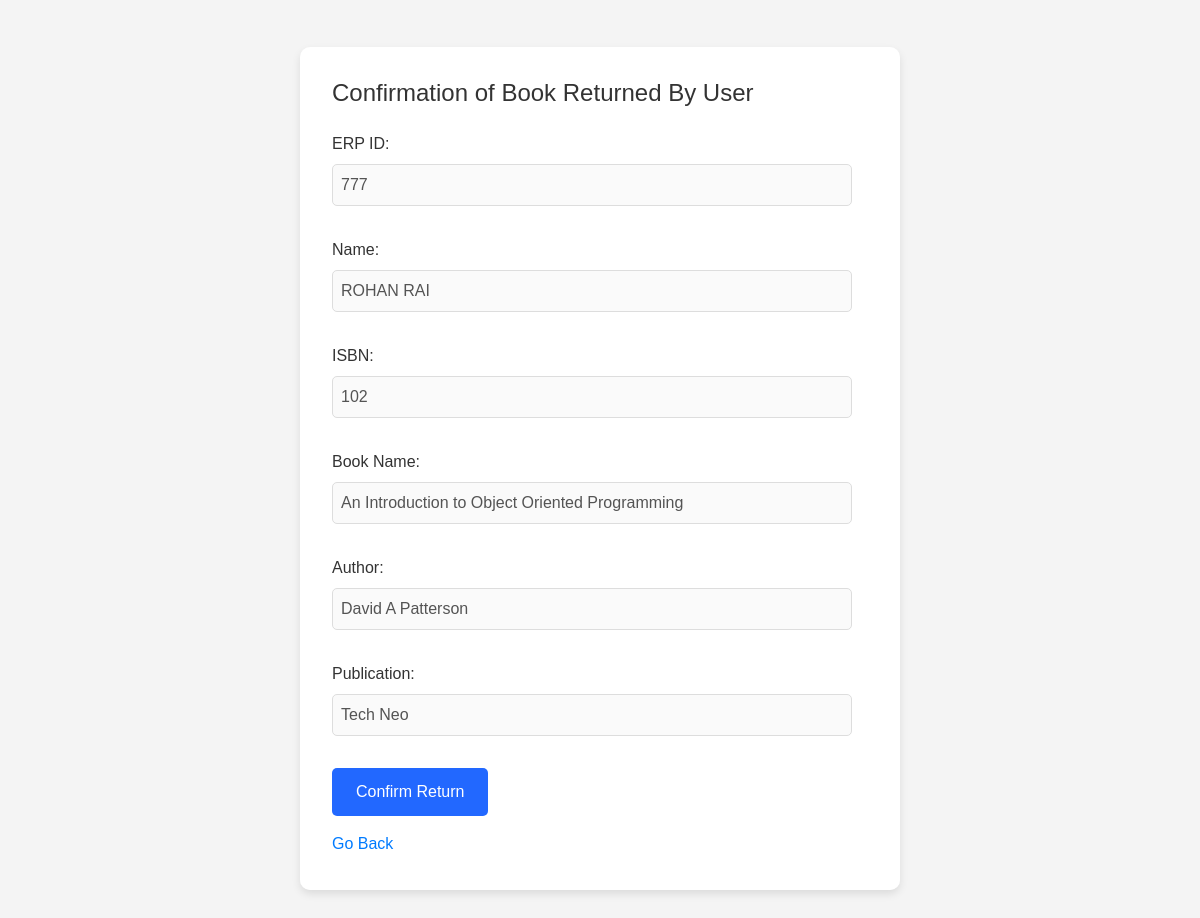
The page /admin/returnBook/777/102 (signed in) on the database its author committed.
### app.py (models this page shows, shortened)
class User(UserMixin,db.Model):
    __tablename__='user'
    erp = db.Column(db.Integer, primary_key=True)
    name=db.Column(db.String,nullable=False)
    password=db.Column(db.String,nullable=False)
    role=db.Column(db.String,nullable=False)

class Books(db.Model):
    __tablename__='books'
    isbn = db.Column(db.Integer, primary_key=True)
    book_name=db.Column(db.String,nullable=False)
    author=db.Column(db.String,nullable=False)
    publication=db.Column(db.String,nullable=False)
    total_copies=db.Column(db.Integer,nullable=False)
    available_copies=db.Column(db.Integer,nullable=False)

### app.py (the view, shortened to what this page needs)
@app.route('/admin/returnBook/<erp>/<isbn>',methods=['GET','POST'])
@login_required
def returnBook(erp,isbn):
    if request.method=='GET':
        user=db.session.query(User).filter_by(erp=erp).first()
        book=db.session.query(Books).filter_by(isbn=isbn).first()
        return render_template('admin/returnBook.html',user=user,book=book)

### app.py (called while the page is built)
@login_manager.user_loader
def load_user(erpid):
    return User.query.get(int(erpid))

### templates/admin/returnBook.html (shortened to what this page needs)
<!DOCTYPE html>
<head>
    <link href="https://cdn.jsdelivr.net/npm/bootstrap@5.3.2/dist/css/bootstrap.min.css" rel="stylesheet">
    <link rel="stylesheet" href="https://cdnjs.cloudflare.com/ajax/libs/font-awesome/6.5.2/css/all.min.css" />
    <link rel="stylesheet" href="{{url_for('static',filename = '/CSS/rtrnbook.css')}}">
    <link rel="stylesheet" href="../../static/CSS/rtrnbook.css">
</head>
<body>
    <div class="data">
        <div>
            <h1>Confirmation of Book Returned By User </h2>
        </div>
    <div class="form">
        <form action="/admin/returnBook/{{user.erp}}/{{book.isbn}}" method="POST" id="deleteBook">
            <div>
                <label>ERP ID:</label>
                <input type="number" name="erp" value="{{user.erp}}" disabled/>
            </div>
            <div>
                <label>Name:</label>
                <input type="text" name="name" value="{{user.name}}" disabled />
            </div>
            <div>
                <label>ISBN:</label>
                <input type="number" name="isbn" value="{{book.isbn}}" disabled/>
            </div>
            <div>
                <label>Book Name:</label>
                <input type="text" name="name" value="{{book.book_name}}" disabled />
            </div>
            <div>
                <label>Author:</label>
                <input type="text" name="author" value="{{book.author}}" disabled />
            </div>
            <div>
                <label>Publication:</label>
                <input type="text" name="publication" value="{{book.publication}}" disabled />
            </div>
            <div>
                <input type="submit" value="Confirm Return">
            </div>
            <div class="back aaa">
                <a href="/admin/issued_books">Go Back</a>
            </div>
        </form>
    </div>
    </div>
</body>

### static/CSS/rtrnbook.css (style rules this page uses)
body { font-family: Arial, sans-serif; background-color: #f4f4f4; margin: 0; padding: 0; display: flex; justify-content: center; align-items: center; height: 100vh; }
.data { height: 90vh; background: #fff; border-radius: 10px; box-shadow: 0 4px 8px rgba(0, 0, 0, 0.1); overflow: scroll; width: 100%; max-width: 600px; text-align: left; padding: 2rem; position: relative; }
.data h1 { font-size: 1.5rem; color: #333; margin-bottom: 1.5rem; }
.form { margin-top: 1rem; }
.form div { margin-bottom: 1rem; }
.form label { font-size: 1rem; color: #333; display: block; margin-bottom: 0.5rem; }
.form input[type="text"], .form input[type="number"] { width: calc(100% - 1rem); padding: 0.5rem; font-size: 1rem; border: 1px solid #ddd; border-radius: 5px; margin-bottom: 1rem; outline: none; }
.form input[type="submit"] { background-color: #2268ff; color: #fff; border: none; padding: 0.75rem 1.5rem; font-size: 1rem; border-radius: 5px; cursor: pointer; transition: background 0.3s ease; }
.aaa { margin-top: 1rem; }
.aaa a { text-decoration: none; color: #007bff; transition: color 0.3s ease; }

### rows shown on the page
User: erp "777", name "ROHAN RAI"
Books: isbn "102", name "An Introduction to Object Oriented Programming", author "David A Patterson", publication "Tech Neo"
